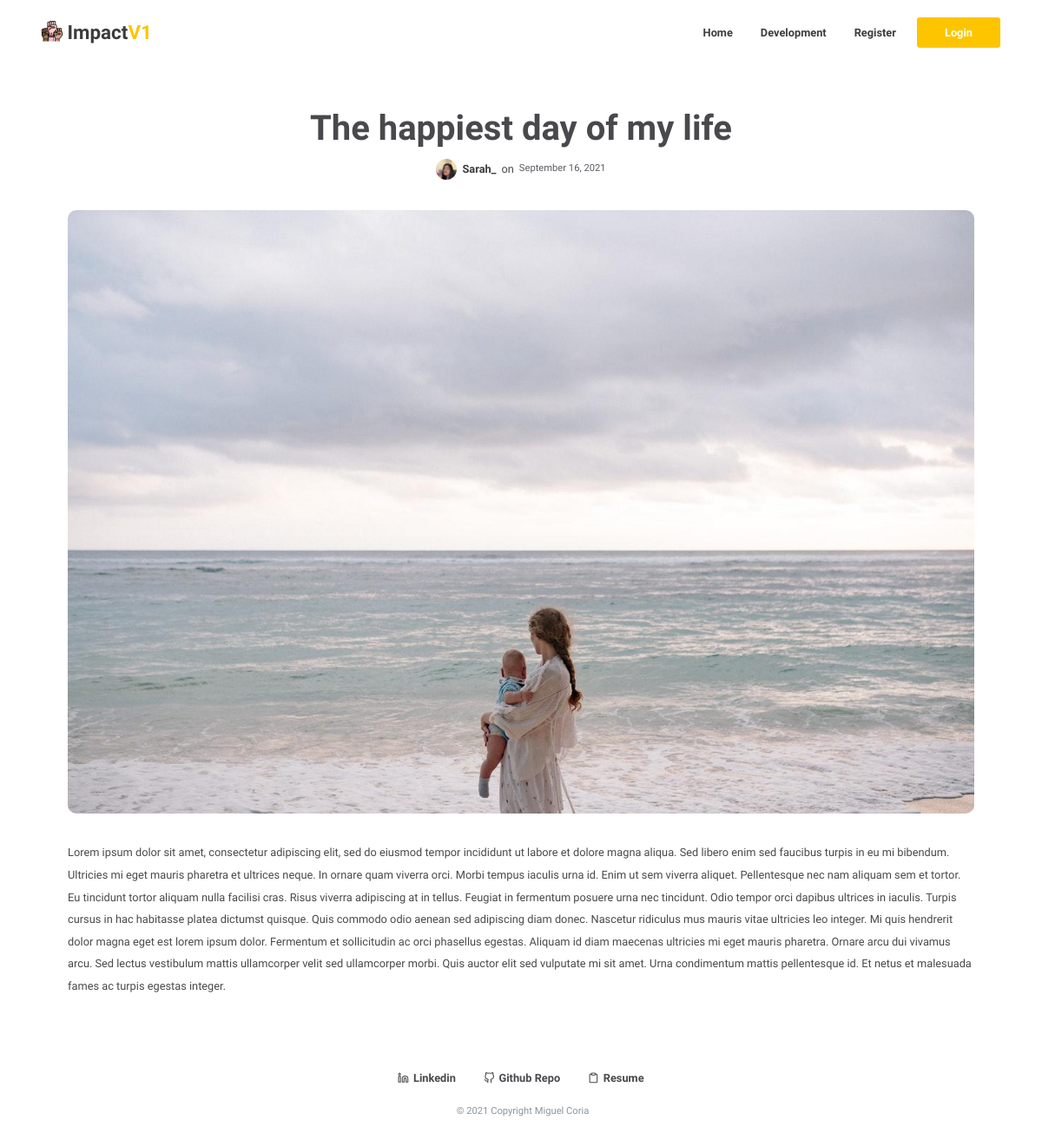
The page /5 on the database its author committed.
### impact/models.py (models this page shows, shortened)
class Post(db.Model):
    users = db.relationship(User)
    id = db.Column(db.Integer, primary_key=True)
    post_image = db.Column(db.String(64), nullable=False, default='default_thumb.png')
    user_id = db.Column(db.Integer, db.ForeignKey('users.id'), nullable=False)
    date = db.Column(db.DateTime, nullable=False, default=datetime.utcnow)
    title = db.Column(db.String(140), nullable=False)
    text = db.Column(db.Text, nullable=False)

class User(db.Model,UserMixin):
    __tablename__ = 'users'
    id = db.Column(db.Integer, primary_key=True)
    profile_image = db.Column(db.String(64), nullable=False, default='default_profile.png')
    email = db.Column(db.String(64), unique=True, index=True)
    username = db.Column(db.String(64), unique=True, index=True)
    password_hash = db.Column(db.String(128))
    posts = db.relationship("Post", backref="author", lazy=True)

### impact/users/views.py (the view)
@users.route("/<username>")
def user_posts(username):
    page = request.args.get('page', 1, type=int)
    user = User.query.filter_by(username=username).first_or_404()
    posts = Post.query.filter_by(author=user).order_by(Post.date.desc()).paginate(page=page, per_page=5)
    return render_template('user_posts.html', posts=posts, user=user)

### impact/posts/views.py (called while the page is built)
@blog_posts.route('/<int:blog_post_id>')
def blog_post(blog_post_id):
    blog_post = Post.query.get_or_404(blog_post_id)
    return render_template("blog_post.html", title=blog_post.title, date=blog_post.date, post=blog_post)

### impact/templates/blog_post.html (shortened to what this page needs)
{% extends "base.html" %} {% block content %}
<div class="container post-page-wrapper">
  <h1 class="post-title" data-aos="fade-in" data-aos-duration="500">
    {{ post.title }}
  </h1>
  <div class="post-details-div" data-aos="fade-in" data-aos-duration="700">
    <img
      src="{{url_for('static', filename='profile_pics/'+ post.author.profile_image)}}"
      alt=""
      class="author-profile-image"
    />
    <a href="{{ url_for('users.user_posts', username=post.author.username) }}">
      <span class="post-details-highlight">{{post.author.username}}</span>
    </a>
    <span class="post-details">on</span>
    <span class="post-details-highlight latest-post-date">
      {{ post.date.strftime('%B %d, %Y') }}</span
    >
  </div>
  <div class="post-image-div" data-aos="fade-in" data-aos-duration="500">
    <img
      src="{{url_for('static',filename='post_pics/'+post.post_image)}}"
      alt=""
      class="post-image"
    />
  </div>
  <p class="post-text">{{post.text}}</p>
</div>
{% endblock content %}

### impact/static/styles/main.css (style rules this page uses)
body { font-family: "Open Sans", sans-serif !important; height: 100vh; }
.post-page-wrapper { display: flex; justify-content: center; flex-direction: column; align-items: center; align-content: center; padding: 3rem 0rem; }
.post-image-div { overflow: hidden !important; display: flex; justify-content: center; align-content: center; margin-bottom: 2rem; width: 100%; padding: 0rem 3rem; }
.post-image { width: 100%; border-radius: 10px; height: auto; }
.post-title { font-weight: 800; color: #49494d; }
.post-details-div { align-self: center; display: flex; align-items: center; margin-bottom: 2rem; }
.post-details { color: #49494d; display: inline-block; font-size: 0.8rem; text-align: center; padding: 3px; }
.post-details-highlight { color: #3c3c3f; display: inline-block; font-size: 0.8rem; text-align: center; padding: 3px; font-weight: bold; }
.author-profile-image { height: 30px; width: auto; padding: 3px; border-radius: 50%; }
.post-text { align-self: flex-start; padding: 0rem 3rem; font-size: 0.8rem; color: #49494d; line-height: 2; font-weight: 500; }
.latest-post-date { font-weight: 400; color: #5a5a61 !important; font-size: 0.7rem; }

### rows shown on the page
Post: title "The happiest day of my life", date "September 16, 2021", post_image (picture), text "Lorem ipsum dolor sit amet, consectetur adipiscing elit, sed do eiusmod tempor incididunt ut labore et dolore magna aliqua. Sed libero enim sed faucibus turpis in eu mi bibendum. Ultricies mi eget mauris pharetra et ultrices neque. In ornare quam viverra orci. Morbi tempus iaculis urna id. Enim ut sem viverra aliquet. Pellentesque nec nam aliquam sem et tortor. Eu tincidunt tortor aliquam nulla facilisi cras. Risus viverra adipiscing at in tellus. Feugiat in fermentum posuere urna nec tincidunt. Odio tempor orci dapibus ultrices in iaculis. Turpis cursus in hac habitasse platea dictumst quisque. Quis commodo odio aenean sed adipiscing diam donec. Nascetur ridiculus mus mauris vitae…"
User: profile_image (picture), author.username "Sarah_"
